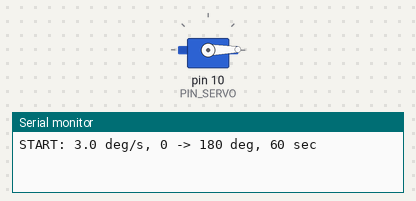
This sketch was run on a simulated Arduino Uno, built with avr-gcc and run on an emulated ATmega328P. Shown: servo, the last lines printed to the serial monitor.

Above: at 2.33 s.
At 12.68 s:
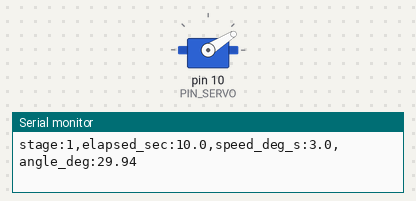
At 21.68 s:
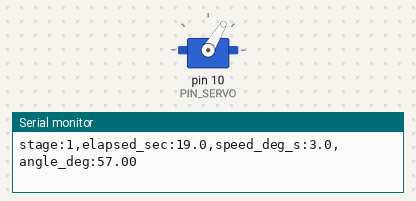
At 39.68 s:
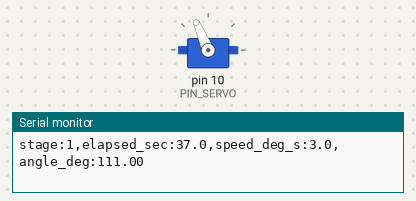
Timing chart, 0 to 40.0 s (numbered marks = the images above):
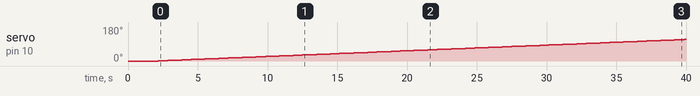

The sketch:

13_challenge_1.ino
```cpp
#include <Servo.h>

// Arduino pin assignment
#define PIN_SERVO 10

// configurable parameters
#define _DUTY_MIN  550
#define _DUTY_NEU 1500
#define _DUTY_MAX 2450

// Loop intervals (msec)
#define _INTERVAL_SERVO 20UL
#define _INTERVAL_SERIAL 1000UL

// Experiment durations (msec)
#define _TIME_FAST  60000UL
#define _TIME_SLOW 300000UL

// Servo angular speed (degree/sec)
float _SERVO_SPEED = 3.0f;

// global variables
Servo myservo;

enum ExperimentState { FAST, SLOW, DONE };
ExperimentState state = FAST;

unsigned long stage_start_time = 0;
unsigned long last_servo_time = 0;
unsigned long last_serial_time = 0;

float angle_curr = 0.0f;

// Convert angle into servo pulse width
void writeServoAngle(float angle)
{
  angle = constrain(angle, 0.0f, 180.0f);

  int duty = (int)(_DUTY_MIN +
    (_DUTY_MAX - _DUTY_MIN) * (angle / 180.0f) + 0.5f);

  myservo.writeMicroseconds(duty);
  angle_curr = angle;
}

void setup()
{
  Serial.begin(57600);

  myservo.attach(PIN_SERVO, _DUTY_MIN, _DUTY_MAX);
  writeServoAngle(0.0f);

  // Wait until servo reaches the starting position
  delay(2000);

  stage_start_time = millis();
  last_servo_time = stage_start_time - _INTERVAL_SERVO;
  last_serial_time = stage_start_time;

  Serial.println("START: 3.0 deg/s, 0 -> 180 deg, 60 sec");
}

void loop()
{
  unsigned long time_curr = millis();
  unsigned long elapsed = time_curr - stage_start_time;

  // Experiment 1 -> Experiment 2
  if (state == FAST && elapsed >= _TIME_FAST) {
    writeServoAngle(180.0f);

    state = SLOW;
    _SERVO_SPEED = 0.3f;
    stage_start_time += _TIME_FAST;
    elapsed = time_curr - stage_start_time;

    Serial.println("START: 0.3 deg/s, 180 -> 90 deg, 300 sec");
  }

  // Finish Experiment 2
  if (state == SLOW && elapsed >= _TIME_SLOW) {
    writeServoAngle(90.0f);
    state = DONE;

    Serial.println("DONE: total experiment time = 360 sec");
  }

  if (state == DONE)
    return;

  // Servo update event
  if (time_curr - last_servo_time >= _INTERVAL_SERVO) {
    last_servo_time = time_curr;

    float elapsed_sec =
      (time_curr - stage_start_time) / 1000.0f;

    if (state == FAST)
      writeServoAngle(_SERVO_SPEED * elapsed_sec);
    else
      writeServoAngle(180.0f - _SERVO_SPEED * elapsed_sec);
  }

  // Serial output event
  if (time_curr - last_serial_time >= _INTERVAL_SERIAL) {
    last_serial_time = time_curr;

    Serial.print("stage:");
    Serial.print(state == FAST ? 1 : 2);

    Serial.print(",elapsed_sec:");
    Serial.print((time_curr - stage_start_time) / 1000.0f, 1);

    Serial.print(",speed_deg_s:");
    Serial.print(_SERVO_SPEED, 1);

    Serial.print(",angle_deg:");
    Serial.println(angle_curr, 2);
  }
}
```

Measured:
- by itself, servo on pin 10 (PIN_SERVO): moves from 0° to 114° over 37.7 s
